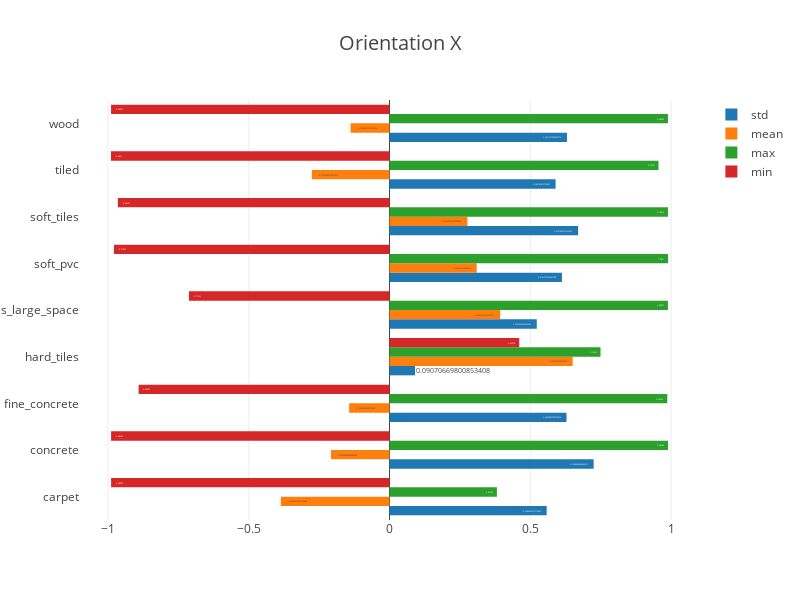

This figure's notebook cell:
### Code cell
orientation_x = metrics.orientation_X
orientation_x['surface'] = surfaces

data = []

for m in metrics_name:
    data.append(bars(orientation_x, m, 'surface'))

layout = go.Layout(
    title='Orientation X',
    titlefont=dict(size=20),
    width=800,
    height=600
)

fig = go.Figure(data=data, layout=layout)

iplot(fig)

### Figure 1 — Plotly figure (JSON) as saved in the notebook; plotly's stock layout.template omitted (floating-point values rounded to 4 significant figures)
{"data": [{"name": "std", "orientation": "h", "text": [0.5581, 0.7248, 0.6286, 0.09071, 0.5229, 0.6123, 0.6698, 0.5898, 0.6301], "type": "bar", "uid": "f4e5a4bd-aca3-4666-8a0d-deb87b030add", "x": [0.5581, 0.7248, 0.6286, 0.09071, 0.5229, 0.6123, 0.6698, 0.5898, 0.6301], "y": ["carpet", "concrete", "fine_concrete", "hard_tiles", "hard_tiles_large_space", "soft_pvc", "soft_tiles", "tiled", "wood"]}, {"name": "mean", "orientation": "h", "text": [-0.3858, -0.2076, -0.1433, 0.6506, 0.3932, 0.3096, 0.2767, -0.2758, -0.1382], "type": "bar", "uid": "37d8f5c8-ba9f-4650-9100-9d7250656c5d", "x": [-0.3858, -0.2076, -0.1433, 0.6506, 0.3932, 0.3096, 0.2767, -0.2758, -0.1382], "y": ["carpet", "concrete", "fine_concrete", "hard_tiles", "hard_tiles_large_space", "soft_pvc", "soft_tiles", "tiled", "wood"]}, {"name": "max", "orientation": "h", "text": [0.3814, 0.9889, 0.9864, 0.7493, 0.9887, 0.9891, 0.9887, 0.9552, 0.9887], "type": "bar", "uid": "1529b36d-2e15-427e-bfa0-ff7980382131", "x": [0.3814, 0.9889, 0.9864, 0.7493, 0.9887, 0.9891, 0.9887, 0.9552, 0.9887], "y": ["carpet", "concrete", "fine_concrete", "hard_tiles", "hard_tiles_large_space", "soft_pvc", "soft_tiles", "tiled", "wood"]}, {"name": "min", "orientation": "h", "text": [-0.9886, -0.9886, -0.8909, 0.4607, -0.7122, -0.9785, -0.9646, -0.9891, -0.9887], "type": "bar", "uid": "2d5594e5-e424-438e-8705-f50dcddd3117", "x": [-0.9886, -0.9886, -0.8909, 0.4607, -0.7122, -0.9785, -0.9646, -0.9891, -0.9887], "y": ["carpet", "concrete", "fine_concrete", "hard_tiles", "hard_tiles_large_space", "soft_pvc", "soft_tiles", "tiled", "wood"]}], "layout": {"height": 600, "title": {"font": {"size": 20}, "text": "Orientation X"}, "width": 800}}
